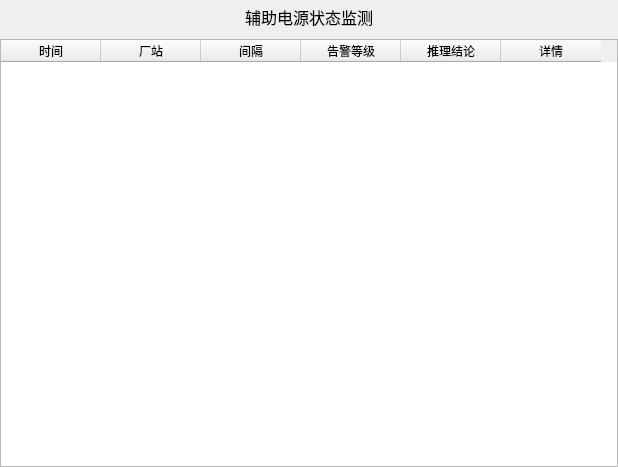
<?xml version="1.0" encoding="UTF-8"?>
<ui version="4.0">
 <class>AuxiliaryPowerCheck</class>
 <widget class="QWidget" name="AuxiliaryPowerCheck">
  <property name="geometry">
   <rect>
    <x>0</x>
    <y>0</y>
    <width>618</width>
    <height>467</height>
   </rect>
  </property>
  <property name="windowTitle">
   <string>Form</string>
  </property>
  <layout class="QGridLayout" name="gridLayout" rowstretch="1,13">
   <property name="margin">
    <number>0</number>
   </property>
   <item row="0" column="0">
    <widget class="QLabel" name="label">
     <property name="sizePolicy">
      <sizepolicy hsizetype="Expanding" vsizetype="Expanding">
       <horstretch>0</horstretch>
       <verstretch>0</verstretch>
      </sizepolicy>
     </property>
     <property name="font">
      <font>
       <pointsize>12</pointsize>
      </font>
     </property>
     <property name="text">
      <string>辅助电源状态监测</string>
     </property>
     <property name="alignment">
      <set>Qt::AlignCenter</set>
     </property>
    </widget>
   </item>
   <item row="1" column="0">
    <widget class="QTableWidget" name="tableWidget">
     <column>
      <property name="text">
       <string>时间</string>
      </property>
     </column>
     <column>
      <property name="text">
       <string>厂站</string>
      </property>
     </column>
     <column>
      <property name="text">
       <string>间隔</string>
      </property>
     </column>
     <column>
      <property name="text">
       <string>告警等级</string>
      </property>
     </column>
     <column>
      <property name="text">
       <string>推理结论</string>
      </property>
     </column>
     <column>
      <property name="text">
       <string>详情</string>
      </property>
     </column>
    </widget>
   </item>
  </layout>
 </widget>
 <resources/>
 <connections/>
</ui>
